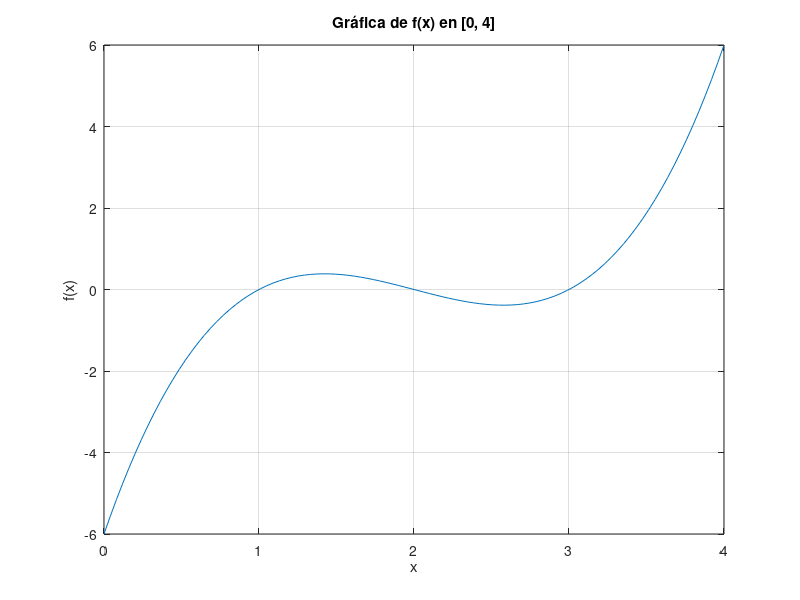

The MATLAB script that drew this image: (Note: this script raises an error after producing the figure.)
%%
clc; clear; close all;

%% Ejercicio Serie 2: f(x) = x^3 - 6x^2 + 11x - 6


f = @(x) x.^3 - 6*x.^2 + 11*x - 6;

% a) Graficar la función en el intervalo [0, 4]
x_vals = linspace(0, 4, 100);   
y_vals = f(x_vals);            
plot(x_vals, y_vals);         
grid on;                      
xlabel('x'); ylabel('f(x)');  
title('Gráfica de f(x) en [0, 4]'); 
yline(0, '--k');              

%% b) Método de Bisección con tolerancia 1e-5 en [2.5, 3.5]
a = 2.5; b = 3.5; tol = 1e-5;
fa = f(a); fb = f(b);

fprintf('\nMétodo de Bisección:\n');
iter = 0;
while (b - a)/2 > tol
    c = (a + b) / 2;
    fc = f(c);
    iter = iter + 1;
    fprintf('Iteración %d: a=%.6f, b=%.6f, c=%.6f, f(c)=%.6f\n', iter, a, b, c, fc);
    
    if fa * fc < 0
        b = c;
        fb = fc;
    else
        a = c;
        fa = fc;
    end
end


raiz = (a + b)/2;       
raiz_anterior = c;       
error_rel = abs((b - a)/raiz) * 100;   

%% c) Escribir en tabla (salida por pantalla)
fprintf('\nResultado final:\n');
fprintf('Iteraciones: %d\n', iter);
fprintf('Raíz aproximada: %.6f\n', raiz);
fprintf('Error relativo porcentual: %.6f %%\n',error_rel);
